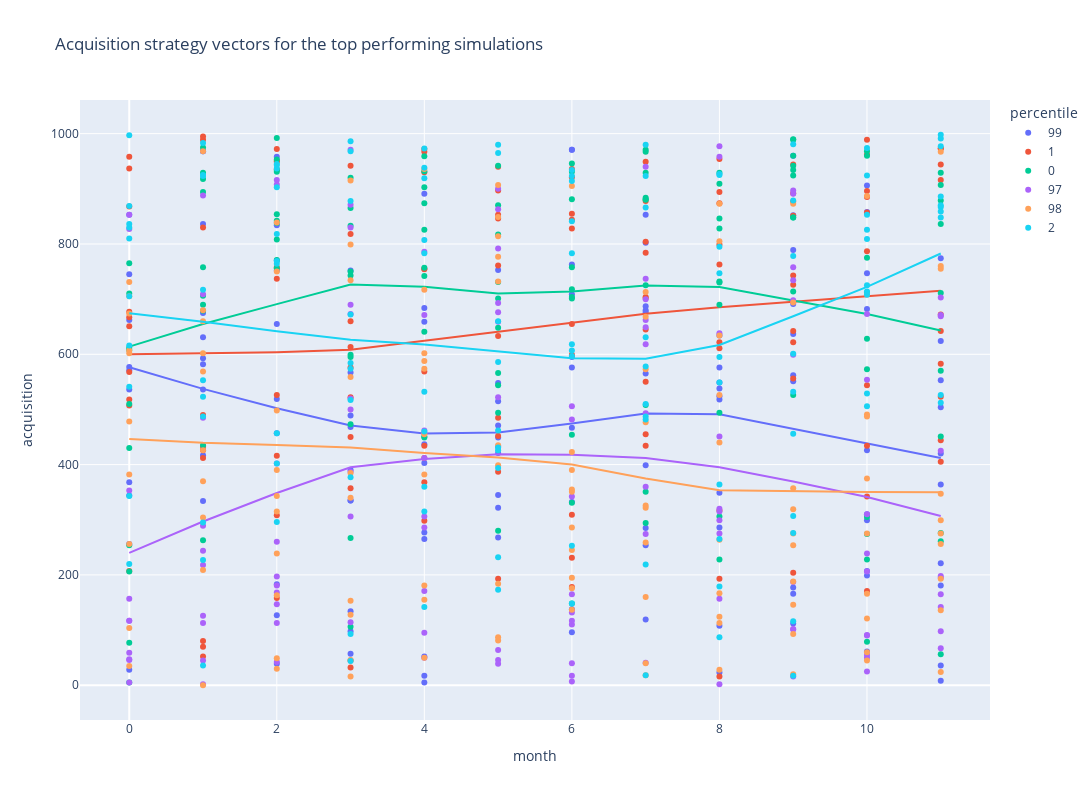

Notebook source saved alongside this figure:
### Code cell
percentiles = [0,1,2,97,98,99]
df = av_wide.astype({'percentile':'object'}).query("percentile in @percentiles")
df.head()

px.scatter(df, 
        x = 'month', 
        y = 'acquisition', 
        color = 'percentile',
        trendline = 'lowess',
        hover_data = ['simulation','profit'],
        title = "Acquisition strategy vectors for the top performing simulations",
        height = 800,
        width = 1600).show()
